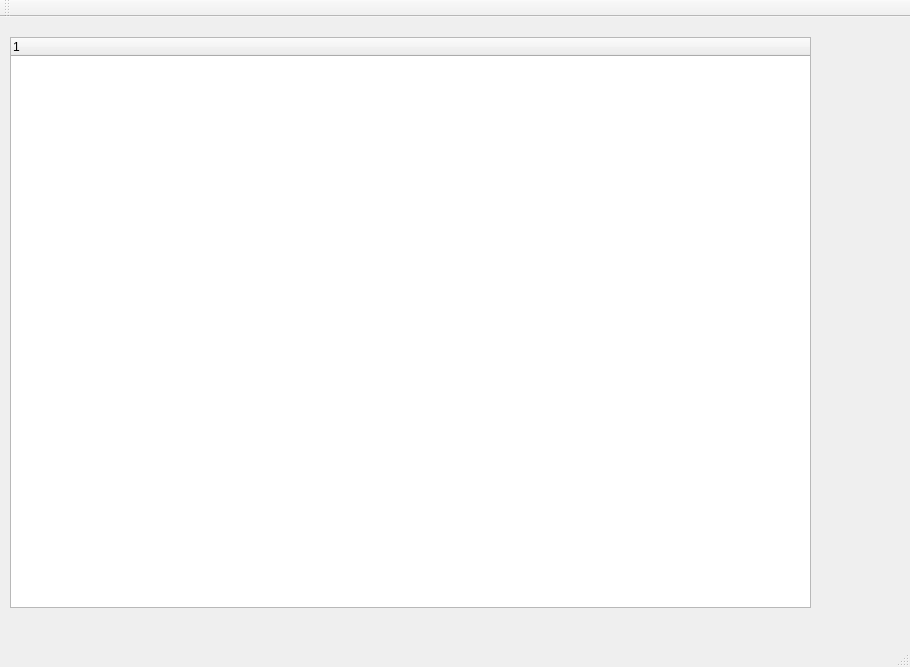
<?xml version="1.0" encoding="UTF-8"?>
<ui version="4.0">
 <class>MainWindow</class>
 <widget class="QMainWindow" name="MainWindow">
  <property name="geometry">
   <rect>
    <x>0</x>
    <y>0</y>
    <width>910</width>
    <height>667</height>
   </rect>
  </property>
  <property name="windowTitle">
   <string>MainWindow</string>
  </property>
  <widget class="QWidget" name="centralWidget">
   <widget class="QTreeWidget" name="partitionsTree">
    <property name="geometry">
     <rect>
      <x>10</x>
      <y>20</y>
      <width>801</width>
      <height>571</height>
     </rect>
    </property>
    <column>
     <property name="text">
      <string notr="true">1</string>
     </property>
    </column>
   </widget>
  </widget>
  <widget class="QMenuBar" name="menuBar">
   <property name="geometry">
    <rect>
     <x>0</x>
     <y>0</y>
     <width>910</width>
     <height>25</height>
    </rect>
   </property>
  </widget>
  <widget class="QToolBar" name="mainToolBar">
   <attribute name="toolBarArea">
    <enum>TopToolBarArea</enum>
   </attribute>
   <attribute name="toolBarBreak">
    <bool>false</bool>
   </attribute>
  </widget>
  <widget class="QStatusBar" name="statusBar"/>
 </widget>
 <layoutdefault spacing="6" margin="11"/>
 <resources/>
 <connections/>
</ui>
